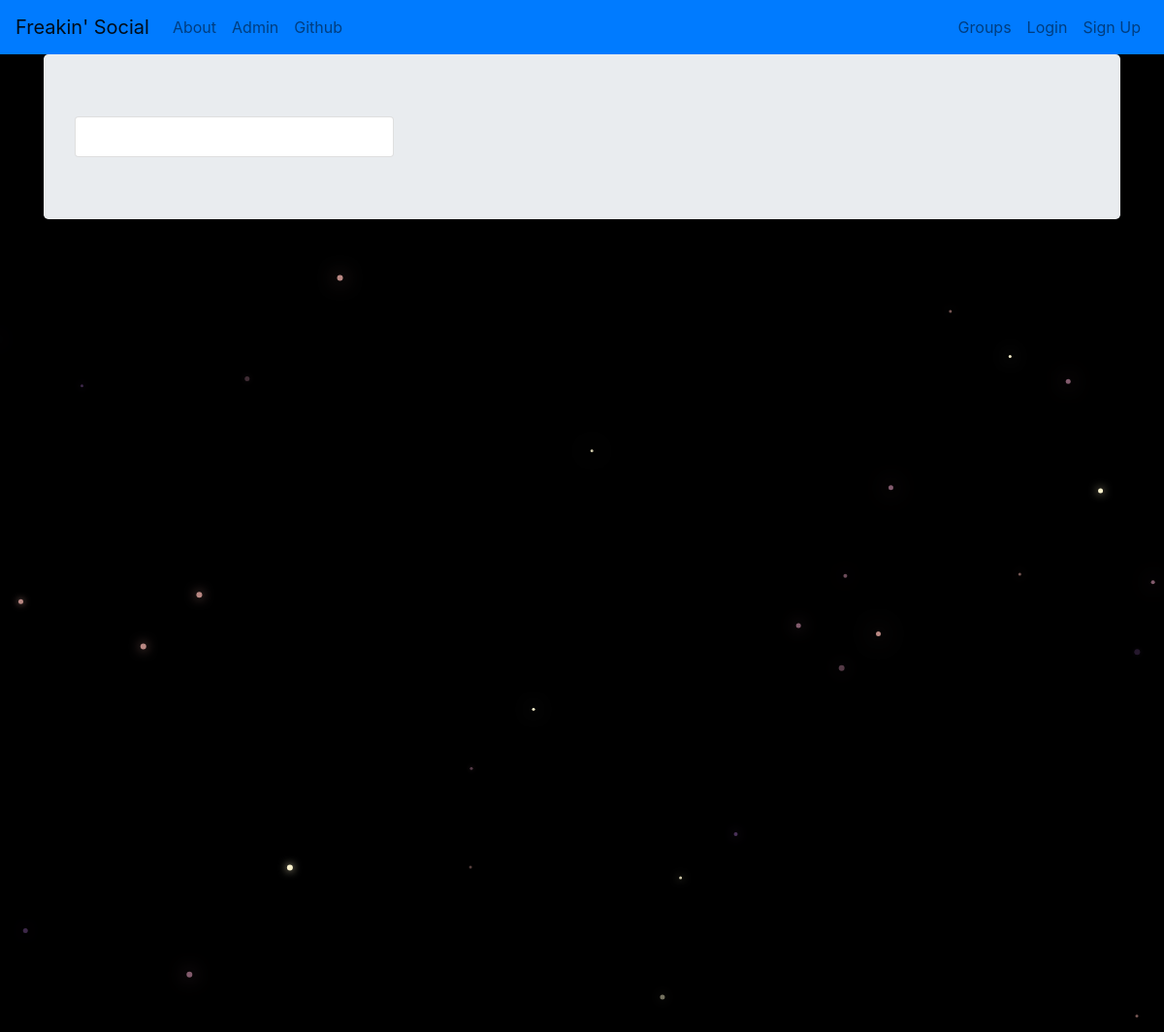
The page /posts/ on the database as committed earlier.
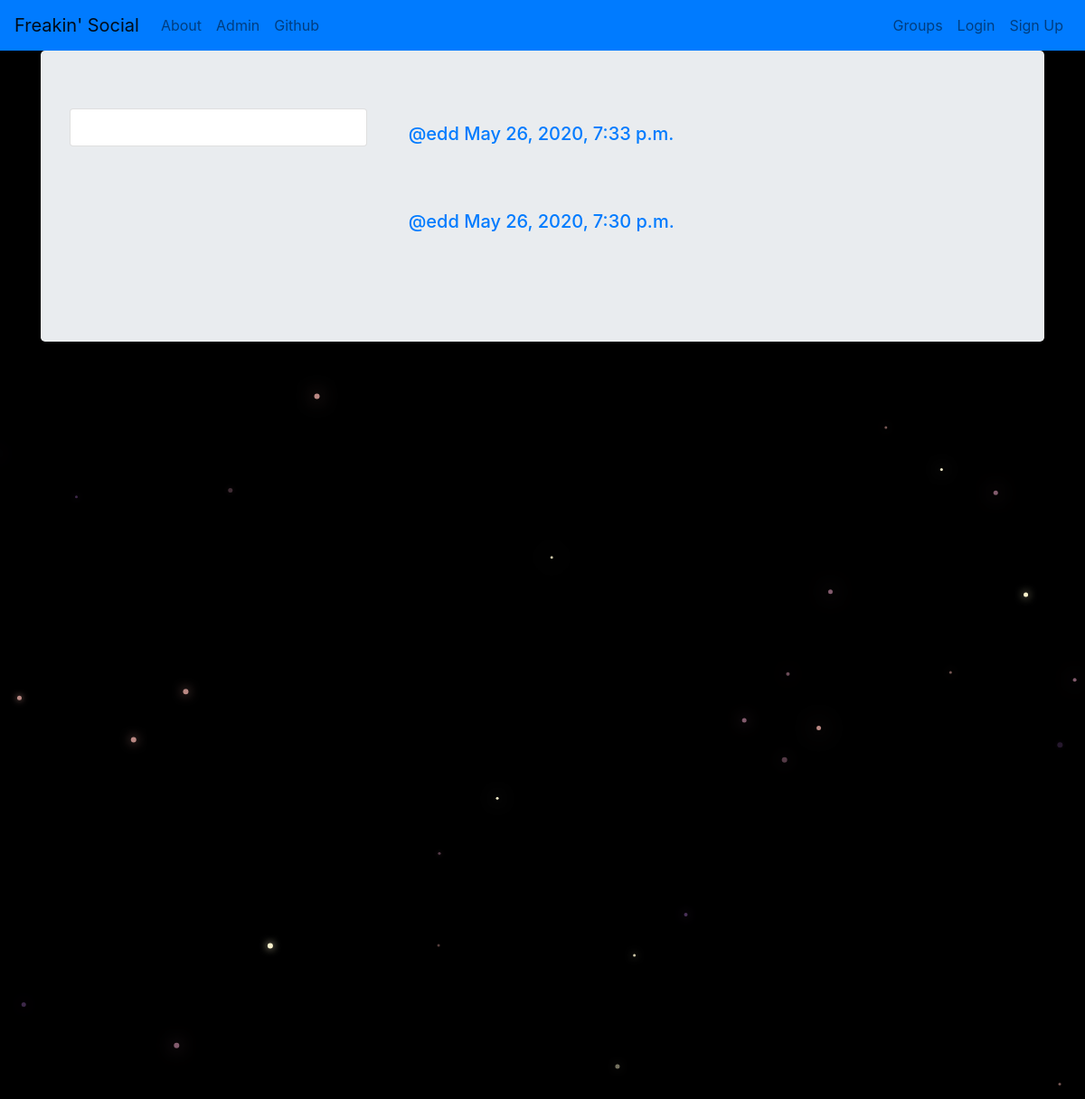
The same page on the database as committed later.
### posts/models.py (models this page shows, shortened)
class Post(models.Model):
  user = models.ForeignKey(User, related_name='posts', on_delete=models.CASCADE)
  created_at = models.DateTimeField(auto_now=True)
  message = models.TextField()
  message_html = models.TextField(editable=False)
  group = models.ForeignKey(Group, related_name='posts', null=True,
                            blank=True, on_delete=models.CASCADE)
  class Meta:
    ordering = ['-created_at']
    unique_together = ['user', 'message']

### posts/views.py (the view)
# urls.py: path('', views.PostList.as_view(), name='all'),
class PostList(SelectRelatedMixin, generic.ListView):
  model = models.Post
  select_related = ('user', 'group')

### posts/templates/posts/post_list.html (shortened to what this page needs)
{% extends "posts/post_base.html" %}
{% load humanize %}
{% block prepost %}
  <div class="col-md-4">
    <div class="card card-group">
      <div class="content">
        <h5 class="title">All Groups</h5>
      </div>
    </div>
  </div>
{% endblock prepost %}
{% block post_content %}
  <div class="col-md-8">
    {% for post in post_list %}
      {% include "posts/_post.html" %}
    {% endfor %}
  </div>
{% endblock post_content %}

### posts/templates/posts/_post.html (shortened to what this page needs)
<div class="post media">
  <div class="media-body p-3">
    <h5 class="media-heading">
      <span class="username">
        <a href="{% url 'posts:for_user' username=post.user.username %}">@{{post.user.username}}</a>
      </span>
      <time class="time">
        <a href="{% url 'posts:single' username=post.user.username pk=post.pk %}">{{post.created_at}}</a>
      </time>
    </h5>
    <div class="modal-footer">
    </div>
  </div>
</div>

Rows that differ between the two databases and show on the page:
added Post: user.username "edd", created_at "May 26, 2020, 7:33 p.m."
added Post: user.username "edd", created_at "May 26, 2020, 7:30 p.m."
